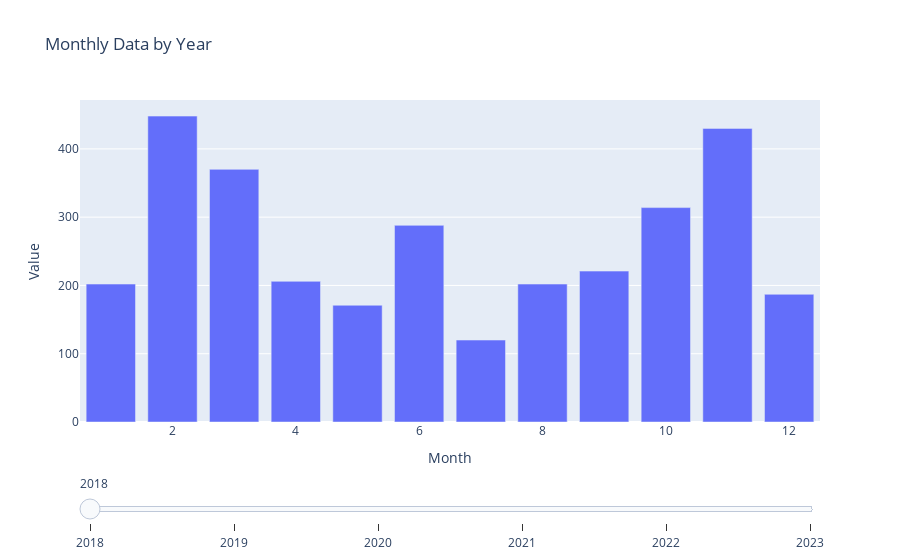

The code cell stored with this chart in its notebook:
### Code cell
# 샘플 데이터 생성
np.random.seed(42)
dates = pd.date_range(start='2018-01-01', end='2023-12-31', freq='M')
data = {
    'Date': dates,
    'Value': np.random.randint(100, 500, size=len(dates))
}
df = pd.DataFrame(data)

# 월별 데이터를 연도별로 그룹화
df['Year'] = df['Date'].dt.year
df['Month'] = df['Date'].dt.month
yearly_data = df.groupby(['Year', 'Month'])['Value'].sum().reset_index()

# Plotly를 사용한 인터랙티브 막대 그래프
fig = go.Figure()

# 각 연도에 대한 데이터 추가
years = yearly_data['Year'].unique()
for year in years:
    yearly_data_filtered = yearly_data[yearly_data['Year'] == year]
    fig.add_trace(go.Bar(
        x=yearly_data_filtered['Month'],
        y=yearly_data_filtered['Value'],
        name=str(year),
        visible=(year == years[0])  # 첫 번째 연도만 초기 표시
    ))

# 슬라이더 생성
steps = []
for i, year in enumerate(years):
    step = dict(
        method='update',
        args=[{'visible': [i == j for j in range(len(years))]},
              {'title': f'Monthly Data for Year {year}'}],
        label=str(year)
    )
    steps.append(step)

sliders = [dict(
    active=0,
    pad={"t": 50},
    steps=steps
)]

fig.update_layout(
    sliders=sliders,
    title='Monthly Data by Year',
    xaxis_title='Month',
    yaxis_title='Value',
    barmode='group'
)

fig.show()

### Figure 1 — Plotly figure (JSON) as saved in the notebook; plotly's stock layout.template omitted (floating-point values rounded to 4 significant figures)
{"data": [{"name": "2018", "type": "bar", "visible": true, "x": [1, 2, 3, 4, 5, 6, 7, 8, 9, 10, 11, 12], "y": [202, 448, 370, 206, 171, 288, 120, 202, 221, 314, 430, 187]}, {"name": "2019", "type": "bar", "visible": false, "x": [1, 2, 3, 4, 5, 6, 7, 8, 9, 10, 11, 12], "y": [472, 199, 459, 251, 230, 249, 408, 357, 443, 393, 485, 291]}, {"name": "2020", "type": "bar", "visible": false, "x": [1, 2, 3, 4, 5, 6, 7, 8, 9, 10, 11, 12], "y": [376, 260, 413, 121, 352, 335, 444, 148, 158, 269, 287, 370]}, {"name": "2021", "type": "bar", "visible": false, "x": [1, 2, 3, 4, 5, 6, 7, 8, 9, 10, 11, 12], "y": [289, 274, 150, 463, 154, 343, 419, 230, 406, 234, 120, 428]}, {"name": "2022", "type": "bar", "visible": false, "x": [1, 2, 3, 4, 5, 6, 7, 8, 9, 10, 11, 12], "y": [266, 373, 487, 188, 415, 113, 341, 364, 445, 152, 485, 439]}, {"name": "2023", "type": "bar", "visible": false, "x": [1, 2, 3, 4, 5, 6, 7, 8, 9, 10, 11, 12], "y": [191, 466, 363, 134, 305, 180, 149, 459, 487, 101, 489, 153]}], "layout": {"barmode": "group", "sliders": [{"active": 0, "pad": {"t": 50}, "steps": [{"args": [{"visible": [true, false, false, false, false, false]}, {"title": "Monthly Data for Year 2018"}], "label": "2018", "method": "update"}, {"args": [{"visible": [false, true, false, false, false, false]}, {"title": "Monthly Data for Year 2019"}], "label": "2019", "method": "update"}, {"args": [{"visible": [false, false, true, false, false, false]}, {"title": "Monthly Data for Year 2020"}], "label": "2020", "method": "update"}, {"args": [{"visible": [false, false, false, true, false, false]}, {"title": "Monthly Data for Year 2021"}], "label": "2021", "method": "update"}, {"args": [{"visible": [false, false, false, false, true, false]}, {"title": "Monthly Data for Year 2022"}], "label": "2022", "method": "update"}, {"args": [{"visible": [false, false, false, false, false, true]}, {"title": "Monthly Data for Year 2023"}], "label": "2023", "method": "update"}]}], "title": {"text": "Monthly Data by Year"}, "xaxis": {"title": {"text": "Month"}}, "yaxis": {"title": {"text": "Value"}}}}
